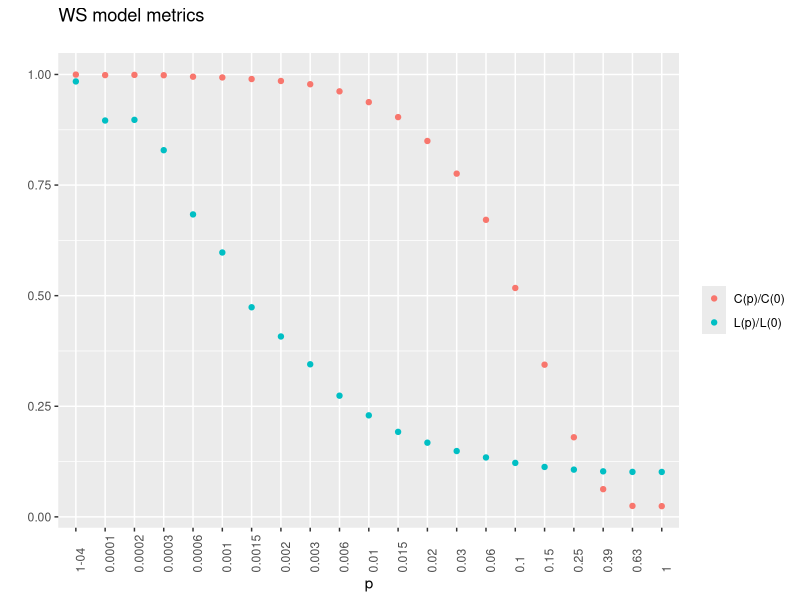

R code for this plot: (Note: a time limit stopped this script after it produced the figure.)
# Load and install necessary packages
requiredPackages <- c("igraph", "ggplot2")

for (pac in requiredPackages) {
    if(!require(pac,  character.only=TRUE)){
        install.packages(pac, repos="http://cran.rstudio.com")
        library(pac,  character.only=TRUE)
    } 
}
rm(pac)
rm(requiredPackages)

##################################
# 1./
# 
# Function to create random WS graphs and plot transitivity and diameter
ws_generator <- function(dim, S, nie){
  
  # WS base numbers to normalize 
  L_base <- average.path.length(watts.strogatz.game(dim, S, nie, 0))
  C_base <- transitivity(watts.strogatz.game(dim, S, nie, 0))
    
  x <- 10^(seq(log10(.0001),0,.2))
  iters <- length(x)
  L <- numeric(iters)
  C <- numeric(iters)
  
  # Loop over each p-value
  for(i in 1:iters){
    average_L <- 0
    average_C <- 0
    # Generate 100 random graphs 
    for(j in 1:10){
      ws <- watts.strogatz.game(dim,S,nie,x[i])
      average_L <- average_L + average.path.length(ws)
      average_C <- average_C + transitivity(ws)
    }
    L[i] <- (average_L/10)/L_base
    C[i] <- (average_C/10)/C_base
  }
  
  # Prepare data for plotting
  ws_graph = data.frame(p = as.factor(x), L, C)
  
  # Plot the data
  ggplot(ws_graph, aes(x=p, y=C)) +
      geom_point(aes(x=p,y=C, colour="C(p)/C(0)")) +
      geom_point(aes(x=p,y=L, colour = "L(p)/L(0)")) +
      labs(title = "WS model metrics\n", x = "p", y = "", color = "\n") +
      theme(axis.text.x=element_text(angle = 90, hjust = 0)) +
      scale_x_discrete(labels = abbreviate)
  
}

# Parameters
dim = 1
S = 500
nie = 4

ws_generator(dim, S, nie)



##################################
# 2./
# 
# Function to create ER graphs and plot average shortest path
er_generator <- function(){
  
  iters = c(5,10,15,30,50,100,500,1000,10000,50000)
  path <- c()
  
  for(i in iters){
      n = i # Number of vertices of graph
      e = 0.2
      p = ((1+e)*log(n))/n #probability of edge between two arbitrary edges
      er <- erdos.renyi.game(n,p)
      path <- append(path, average.path.length(er))
  }
  
  # One possible result, since it takes a while to compute...:
  # 1.666667 1.666667 2.351648 3.110837 2.713469 2.677778 3.336160 3.510851 4.102915 4.515819
  
  # Prepare data for plotting
  er_graph = data.frame(N = as.factor(iters), Path = path)
  
  
  # Plot the data
  ggplot(er_graph, aes(x=N, y=Path, group = 1)) +
      geom_line(colour = "Gray", show.legend=F) +
      geom_point(colour = "Blue", show.legend=F) + 
      labs(title = "ER model avg. shortest path", x = "num nodes", y = "Avg. shortest path")

}

er_generator()
